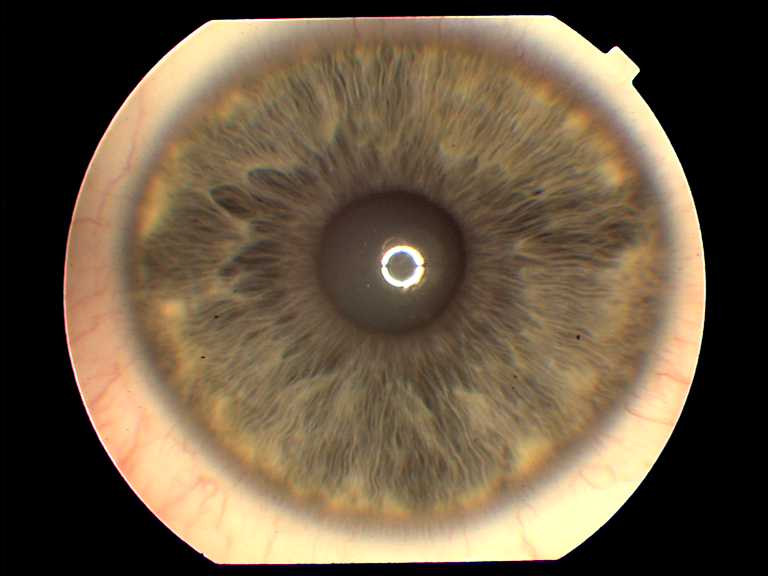
#> input picture Iris Recognition/iris_database_train/irisA_1.png, 768 x 576 px; its folder holds only this picture in this run
$ python iris_classic.py   (older library calls are emulated)
#> lines starting #> are read from the running program, lines starting #| are printed output that depends on the picture; after the words box and inside, x2 and y2 are one past the last pixel; in counts of white or black regions, pixels touching at a corner belong together
import os
import cv2
import numpy as np
import matplotlib.pyplot as plt
from typing import Tuple
from skimage.filters import gabor_kernel
from skimage.util import crop
from scipy.signal import convolve2d
from scipy.spatial.distance import hamming
from typing import List, Tuple

def remove_glare(image: np.ndarray) -> Tuple[np.ndarray, int, int]:
    H = cv2.calcHist([image], [0], None, [256], [0, 256])
    # plt.plot(H[150:])
    # plt.show()
    idx = np.argmax(H[150:]) + 151
    binary = cv2.threshold(image, idx, 255, cv2.THRESH_BINARY)[1]

    st3 = np.ones((3, 3), dtype="uint8")
    st7 = np.ones((7, 7), dtype="uint8")

    binary = cv2.morphologyEx(binary, cv2.MORPH_OPEN, st3)
    binary = cv2.morphologyEx(binary, cv2.MORPH_DILATE, st3, iterations=2)

    im_floodfill = binary.copy()

    h, w = im_floodfill.shape[:2]
    mask = np.zeros((h + 2, w + 2), np.uint8)

    cv2.floodFill(im_floodfill, mask, (0, 0), 255)

    im_floodfill_inv = cv2.bitwise_not(im_floodfill)
    im_out = binary | im_floodfill_inv
    im_out = cv2.morphologyEx(im_out, cv2.MORPH_DILATE, st7, iterations=1)
    _, _, stats, cents = cv2.connectedComponentsWithStats(im_out)
    cx, cy = 0, 0
    for st, cent in zip(stats, cents):
        if 1500 < st[4] < 3000:
            if 0.9 < st[2] / st[3] < 1.1:
                cx, cy = cent.astype(int)
                r = st[2] // 2
                cv2.circle(image, (cx, cy), r, (125, 125, 125), thickness=2)

    image = np.where(im_out, 64, image)
    image = cv2.medianBlur(image, 5)

    return image, cx, cy

def find_pupil_iris(img, center_estimate, step=2, step_radius=10, initial_radius=30, max_radius=200):
    # Initialize variables
    best_seed = None
    best_radius = None
    best_brightness_change = []

    # Loop over seed points
    for x_offset in range(-step, step+1, step):
        for y_offset in range(-step, step+1, step):
            seed = (center_estimate[0] + x_offset, center_estimate[1] + y_offset)

            # Loop over radius with adaptive step size
            brightness_changes = []
            for r in range(initial_radius, max_radius+1, step_radius):
                if r < 50:
                    angle_step = 1
                else:
                    angle_step = 5

                # Loop over angles
                points = []
                brightness_sum = 0
                for angle in range(0, 360, angle_step):
                    x = int(seed[0] + r*np.cos(angle*np.pi/180))
                    y = int(seed[1] + r*np.sin(angle*np.pi/180))
                    points.append((x, y))
                    brightness_sum += img[y,x]

                # print('SUM',brightness_sum)
                mean_brightness = brightness_sum / len(points)
                # print(mean_brightness)
                brightness_changes.append((r, mean_brightness))

            # Select the radius with largest brightness change
            largest_gap = 0
            k = 0
            # print(brightness_changes[0][1])
            for i in range(len(brightness_changes) - 1):
                gap = brightness_changes[i+1][1] - brightness_changes[i][1]
                if gap > largest_gap:
                    largest_gap = gap
                    k = i

            best_brightness_change.append((seed, brightness_changes[k]))

    # Select the seed with the highest brightness change
    best_feature = max(best_brightness_change, key=lambda x: x[1][1])

    # Draw circle on image and return center and radius
    # img_with_circle = cv2.circle(img.copy(), best_feature[0], best_feature[1][0], (255, 0, 0), 1)

    best_seed = best_feature[0]
    best_radius = best_feature[1][0]

    return (best_seed,best_radius)

def gabor_filter(img,feature_iris,feature_pupil):

  # Create the Gabor filter bank
    kernels = []
    sigma = 2
    for theta in range(8):
        t = theta / 8. * np.pi
        kernel = gabor_kernel(0.15, theta=t, sigma_x=sigma, sigma_y=sigma)
        kernels.append(kernel)

    # Determine the sample locations using the polar coordinate system
    rz = feature_pupil[1]
    rt = feature_iris[1]
    pupil_center_x = feature_pupil[0][0]
    pupil_center_y = feature_pupil[0][1]
    alpha = 0.5
    radius_step = (rt - rz) / 8
    angle_step = np.pi / 8
    locations = []
    for r in range(1,9):
        radius = rz + r * radius_step
        for i, angle in enumerate(np.arange(-np.pi / 4, np.pi / 4, angle_step)):
            x1 = pupil_center_x + radius * np.cos(angle + alpha)
            y1 = pupil_center_y + radius * np.sin(angle + alpha)
            locations.append((int(x1), int(y1)))
        for i, angle in enumerate(np.arange(-np.pi*3 / 4, np.pi*3 / 4, angle_step)):
            x1 = pupil_center_x + radius * np.cos(angle + alpha)
            y1 = pupil_center_y + radius * np.sin(angle + alpha)
            locations.append((int(x1), int(y1)))
    # Extract features at each sample location using the Gabor filter bank
    features = []
    patch_size = 21
    for location in locations:
        x, y = location
        patch = img[y - patch_size // 2: y + patch_size // 2 + 1, x - patch_size // 2: x + patch_size // 2 + 1]
        patch = cv2.resize(patch, (64, 64))
        code = ''
        for kernel in kernels:
            filtered_real = cv2.filter2D(patch, cv2.CV_32F, kernel.real)
            filtered_imag = cv2.filter2D(patch, cv2.CV_32F, kernel.imag)
            if filtered_real.mean() > 0:
                code += '1'
            else:
                code += '0'
            if filtered_imag.mean() > 0:
                code += '1'
            else:
                code += '0'
        features.append(code)

    # Concatenate the feature codes to obtain a 2048-length binary code
    binary_code = ''.join(features)

    return binary_code

# [6 lines left out: function compare_binary_code, not called in this run]

def main(data_path: str) -> None:
    # Get files from data path
#> called with data_path = './iris_database_train'
    filename_list = [
        f for f in os.listdir(data_path) if os.path.isfile(os.path.join(data_path, f))
    ]
    binary_code_dict = {}
    hamming_train_dataset = {}
    for filename in filename_list:
        # Read image
        img = cv2.imread(os.path.join(data_path, filename))
#> img is the input picture: shape (576, 768, 3); mean B, G, R 66.4, 88.1, 104.6

        # Convert to gray
        gray = cv2.cvtColor(img, cv2.COLOR_BGR2GRAY)
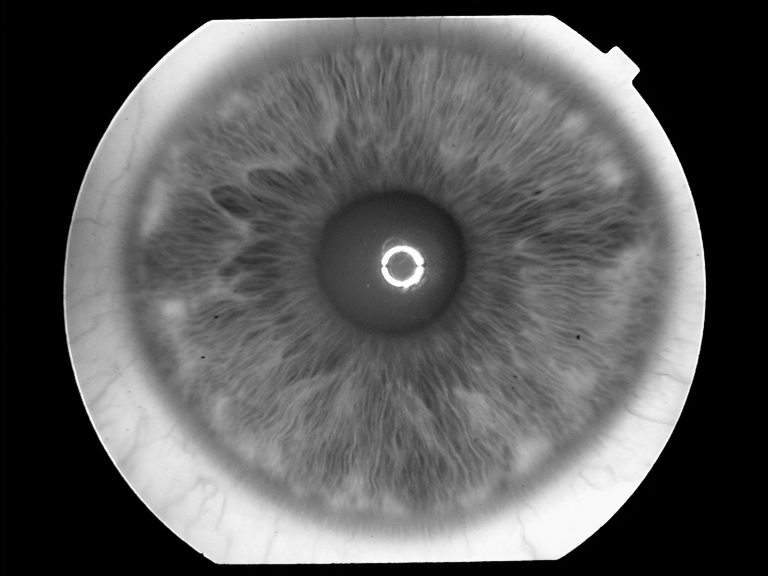
#> gray: shape (576, 768); min 0, max 255, mean 90.6

        # Remove glare
        img_no_glare, x, y = remove_glare(gray)
#> in remove_glare, `H = cv2.calcHist([image], [0], None, [256], [0, 256])`: H = 256 values, max 133023 at index 0, min 17 at index 22, mean 1728
#> in remove_glare, `idx = np.argmax(H[150:]) + 151`: idx = 249
#> in remove_glare, `binary = cv2.threshold(image, idx, 255, cv2.THRESH_BINARY)[1]`:
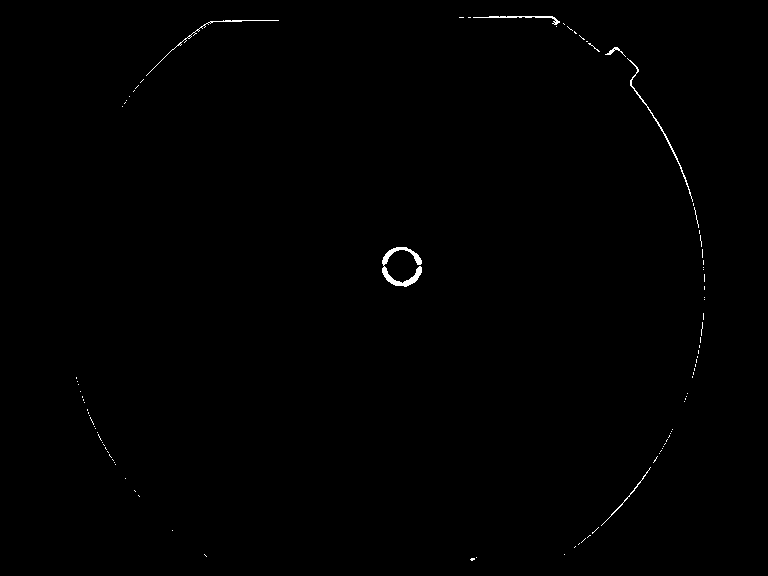
#> binary: shape (576, 768); 0.35% white in thin lines or dots, all inside (x1, y1, x2, y2) = (76, 16, 705, 561)
#> in remove_glare, `binary = cv2.morphologyEx(binary, cv2.MORPH_DILATE, st3, iterations=2)`:
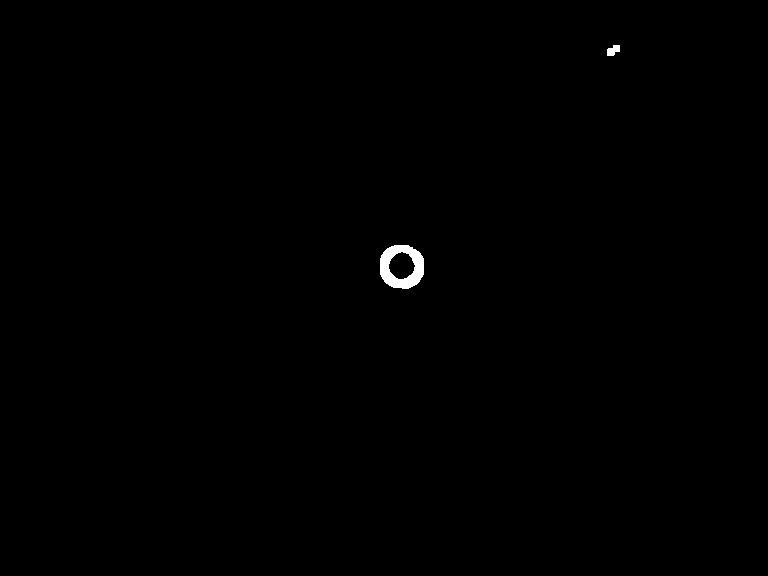
#> binary: shape (576, 768); 0.27% white; 2 white regions, box (x1, y1, x2, y2) and area: (380, 245, 424, 289) 1103, (607, 45, 620, 56) 103
#> in remove_glare, `cv2.floodFill(im_floodfill, mask, (0, 0), 255)`:
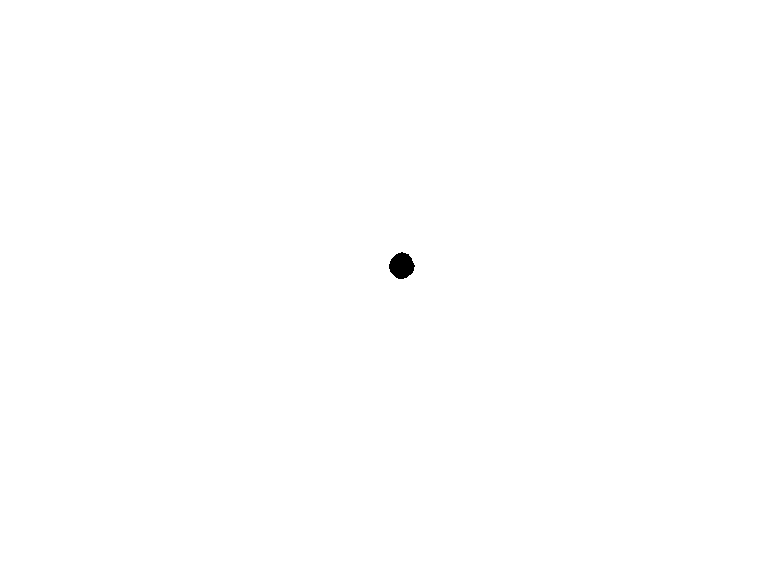
#> im_floodfill: shape (576, 768); 99.9% white; 1 black region, box (x1, y1, x2, y2) and area: (389, 252, 415, 279) 506
#> in remove_glare, `im_out = cv2.morphologyEx(im_out, cv2.MORPH_DILATE, st7, iterations=1)`:
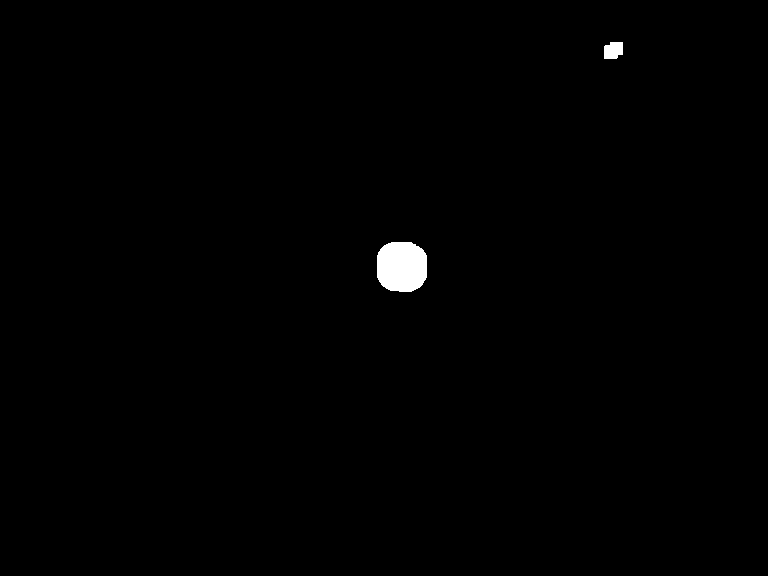
#> im_out: shape (576, 768); 0.56% white; 2 white regions, box (x1, y1, x2, y2) and area: (377, 242, 427, 292) 2173, (604, 42, 623, 59) 283
#> in remove_glare, `_, _, stats, cents = cv2.connectedComponentsWithStats(im_out)`: stats = [[0, 0, 768, 576, 439912], [604, 42, 19, 17, 283], [377, 242, 50, 50, 2173]]; cents = [[383.3, 287.8], [612.9, 49.98], [401.4, 266.3]]
#> the loop in remove_glare, `for st, cent in zip(stats, cents):` made 3 passes
#> (st, cent, cx, cy, r) on pass 3: ([377, 242, 50, 50, 2173], [401.4, 266.3], 401, 266, 25)
#> x = 401; y = 266

        # Exploding circle algorithm
        feature_pupil = find_pupil_iris(img_no_glare,(x,y), step=2, step_radius=10, initial_radius=30, max_radius=200)
#> after the loop in find_pupil_iris, `for x_offset in range(-step, step+1, step):`: best_brightness_change = [((399, 264), (70, 52)), ((399, 266), (70, 52.33)), ((399, 268), (80, 65.51)), ((401, 264), (70, 54)), ((401, 266), (70, 54.08)), ((401, 268), (80, 66.1)), ((403, 264), (70, 55.83)), ((403, 266), (70, 55.82)), ((403, 268), (70, 56.03))]
#> in find_pupil_iris, `best_feature = max(best_brightness_change, key=lambda x: x[1][1])`: best_feature = ((401, 268), (80, 66.1))
#> in find_pupil_iris, `best_seed = best_feature[0]`: best_seed = (401, 268)
#> in find_pupil_iris, `best_radius = best_feature[1][0]`: best_radius = 80
#> feature_pupil = ((401, 268), 80)
        feature_iris = find_pupil_iris(img_no_glare,(x,y), step=2, step_radius=10, initial_radius=150, max_radius=269)
#> feature_iris = ((399, 266), 220)

        # img_circles = cv2.circle(img.copy(),feature_pupil[0], feature_pupil[1], (255, 0, 0), 1)
        # cv2.circle(img_circles,feature_iris[0], feature_iris[1], (255, 0, 0), 1)


        # Gabor filters

        img_binary = gabor_filter(img_no_glare,feature_iris,feature_pupil)
#> in gabor_filter, `rz = feature_pupil[1]`: rz = 80
#> in gabor_filter, `rt = feature_iris[1]`: rt = 220
#> in gabor_filter, `pupil_center_x = feature_pupil[0][0]`: pupil_center_x = 401
#> in gabor_filter, `pupil_center_y = feature_pupil[0][1]`: pupil_center_y = 268
#> in gabor_filter, `radius_step = (rt - rz) / 8`: radius_step = 17.5
#> the loop in gabor_filter, `for r in range(1,9):` made 8 passes
#> radius on passes 1 to 8: 97.5, 115, 132.5, 150, 167.5, 185, 202.5, 220
#> after the loop in gabor_filter, `for r in range(1,9):`: locations = 128 pairs, first value 229 to 619, second value 49 to 486
#> the loop in gabor_filter, `for location in locations:` made 128 passes
#> (x, y) on passes 1 to 8: (494, 240), (497, 278), (486, 314), (462, 343), (373, 174), (411, 171), (447, 182), (476, 206)
#> pass 1, in gabor_filter, `patch = img[y - patch_size // 2: y + patch_size // 2 + 1, x - patch_si..`:
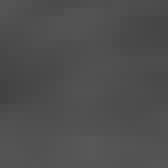
#> patch: shape (21, 21) (shown 8 times larger); min 66, max 88, mean 78.7
#> after the loop in gabor_filter, `for location in locations:`:
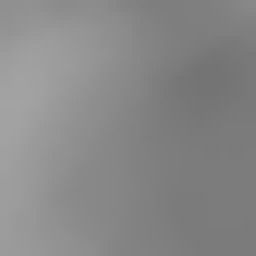
#> patch: shape (64, 64) (shown 4 times larger); min 116, max 163, mean 135.8
#> after the loop in gabor_filter, `for location in locations:`: features = 128 items, first 6: '1111111111111111', '1010101010111111', '1010111111111111', '1111111111111110', '1110101010101010', '1111111010101010'
        binary_code_dict.setdefault(filename.split('_')[0][4], []).append(img_binary)


        # [8 lines of commented-out code are left out]


    for eye,binary_code in binary_code_dict.items():
        hamming_train_dataset[eye] = compare_binary_code(list(binary_code[0]),list(binary_code[1]))
#> this loop made 1 pass
#> eye on pass 1: 'A'
#> after the loop, hamming_train_dataset = 0 items

        #HERE you can find the result for the train_dataset, it works.
        # result for train dataset {letter of the eye , percent of accuracy} --->  {'A': 86.181640625, 'B': 89.892578125, 'C': 89.84375, 'D': 90.72265625, 'E': 90.72265625}

    print('result for train dataset {letter of the eye , percent of accuracy} ---> ',hamming_train_dataset)

    #Let test our model
    data_test_path = './iris_database_test'
    filename_test_list = [
        f for f in os.listdir(data_test_path) if os.path.isfile(os.path.join(data_test_path, f))
    ]
    binary_code_test_dict = {}

    for filename_test in filename_test_list :
        # Read image
        img = cv2.imread(os.path.join(data_test_path, filename_test))

        # Convert to gray
        gray = cv2.cvtColor(img, cv2.COLOR_BGR2GRAY)

        # Remove glare
        img_no_glare, x, y = remove_glare(gray)

        # Exploding circle algorithm
        feature_pupil = find_pupil_iris(img_no_glare,(x,y), step=2, step_radius=10, initial_radius=30, max_radius=200)
        feature_iris = find_pupil_iris(img_no_glare,(x,y), step=2, step_radius=10, initial_radius=150, max_radius=269)

        img_binary_test = gabor_filter(img_no_glare,feature_iris,feature_pupil)
        binary_code_test_dict[filename_test] = img_binary_test

    #Now we have two dictionnary with test and train let see if that's work
    result = {}

    for filename , binary_code  in  binary_code_test_dict.items():
        percent = 0
        letter = ''
        for eye,binary_code_eye in binary_code_dict.items():
            for i in range(2):
                ine =compare_binary_code(list(binary_code_eye[i]),list(binary_code))
                if ine > percent :
                    percent = ine
                    letter = eye

        result[filename + ' Result  --> ' + letter] = percent
        #You can see that the last image doesn't work at all because it isn't in the dataset
        # But the eye which fits better is E
        # {'irisA_3.png Result  --> A': 92.431640625, 'irisB_3.png Result  --> B': 92.1875, 'irisF.png Result  --> E': 78.955078125}
    print(result)
if __name__ == "__main__":
    data_path = "./iris_database_train"
#> (the run stopped early here; a loop or call above may not have finished)

$ run again, on Iris Recognition/iris_database_train/irisC_1.png
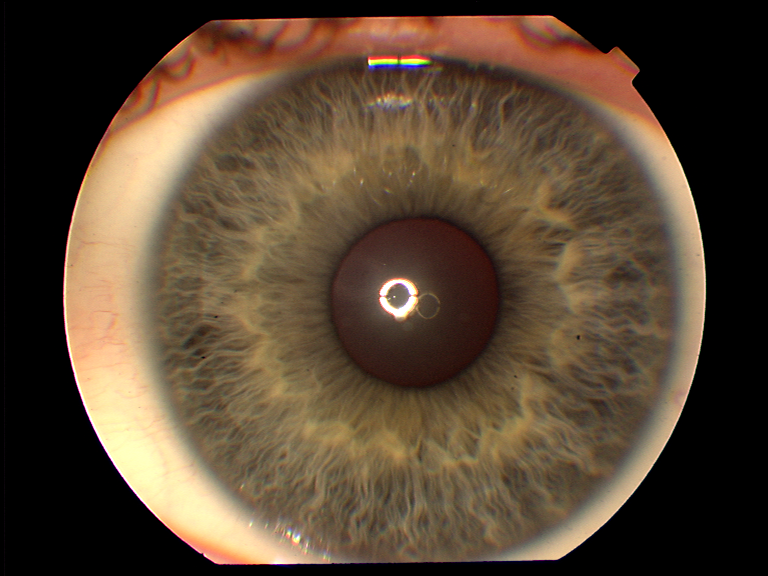
#> input picture Iris Recognition/iris_database_train/irisC_1.png, 768 x 576 px
#> in main, img is the input picture: shape (576, 768, 3); mean B, G, R 51.6, 70.4, 88.6
#> H = 256 values, max 135120 at index 0, min 24 at index 254, mean 1728
#> idx = 190
#> in remove_glare, `binary = cv2.threshold(image, idx, 255, cv2.THRESH_BINARY)[1]`:
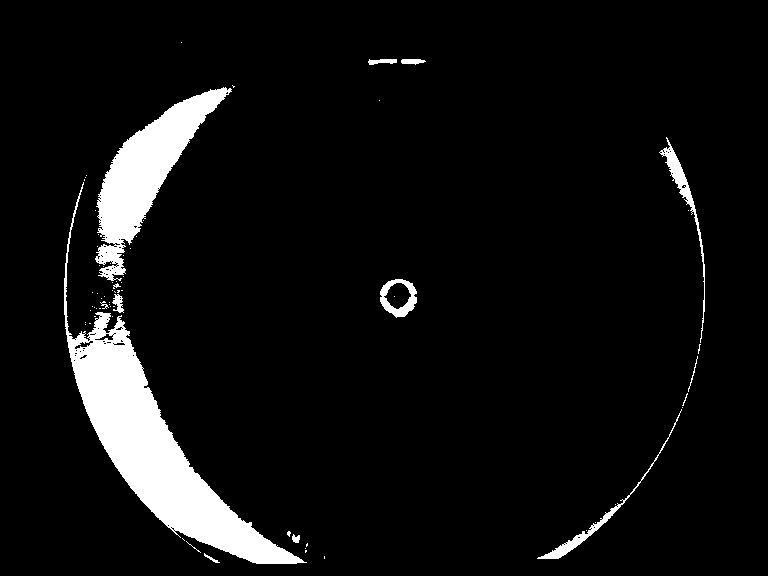
#> binary: shape (576, 768); 6.6% white; 70 white regions (57 under 20 px), largest, box (x1, y1, x2, y2) and area: (64, 182, 307, 564) 17409, (95, 87, 232, 281) 8554, (659, 137, 705, 343) 924
#> im_floodfill: shape (576, 768); 99.9% white; 3 black regions (2 under 20 px), largest, box (x1, y1, x2, y2) and area: (389, 285, 407, 306) 260
#> stats = [[0, 0, 768, 576, 399319], [364, 54, 65, 16, 969], [59, 83, 249, 486, 35787], [659, 143, 47, 97, 2017], [59, 273, 13, 19, 247], [375, 274, 47, 48, 1948], [536, 499, 90, 65, 2081]]; cents = [[401.6, 281.3], [395.7, 61.17], [153.8, 353.8], [682.5, 185.7], [65, 282], [398.1, 297], [581.8, 534.9]]
#> the loop in remove_glare, `for st, cent in zip(stats, cents):` made 7 passes
#> (st, cent, cx, cy, r) on pass 6: ([375, 274, 47, 48, 1948], [398.1, 297], 398, 296, 23)
#> in main, `img_no_glare, x, y = remove_glare(gray)`: x = 398; y = 296
#> after the loop in find_pupil_iris, `for x_offset in range(-step, step+1, step):`: best_brightness_change = [((396, 294), (100, 59.64)), ((396, 296), (100, 60.06)), ((396, 298), (100, 60.26)), ((398, 294), (100, 59.42)), ((398, 296), (100, 59.51)), ((398, 298), (100, 60.12)), ((400, 294), (100, 59.78)), ((400, 296), (100, 60.24)), ((400, 298), (100, 60.76))]
#> best_feature = ((400, 298), (100, 60.76))
#> best_seed = (400, 298)
#> best_radius = 100
#> feature_pupil = ((400, 298), 100)
#> feature_iris = ((396, 294), 240)
#> rz = 100
#> rt = 240
#> pupil_center_x = 400
#> pupil_center_y = 298
#> radius_step = 17.5
#> the loop in gabor_filter, `for r in range(1,9):` made 8 passes
#> radius on passes 1 to 8: 117.5, 135, 152.5, 170, 187.5, 205, 222.5, 240
#> after the loop in gabor_filter, `for r in range(1,9):`: locations = 128 pairs, first value 213 to 638, second value 59 to 536
#> the loop in gabor_filter, `for location in locations:` made 128 passes
#> (x, y) on passes 1 to 8: (512, 264), (516, 310), (503, 354), (473, 389), (366, 185), (412, 181), (456, 194), (491, 224)
#> after the loop in gabor_filter, `for location in locations:`:
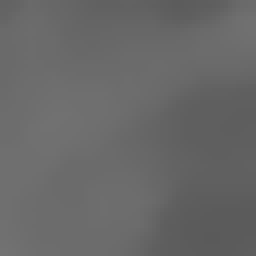
#> patch: shape (64, 64) (shown 4 times larger); min 90, max 114, mean 103.8
#> after the loop in gabor_filter, `for location in locations:`: features = 128 items, first 6: '1111101010101010', '1111111111101010', '1111111111111010', '1111111111111110', '1010101010101011', '1010101010101011'
#> the loop in main, `for eye,binary_code in binary_code_dict.items():` made 1 pass
#> eye on pass 1: 'C'
#> after the loop in main, `for eye,binary_code in binary_code_dict.items():`: hamming_train_dataset = 0 items
